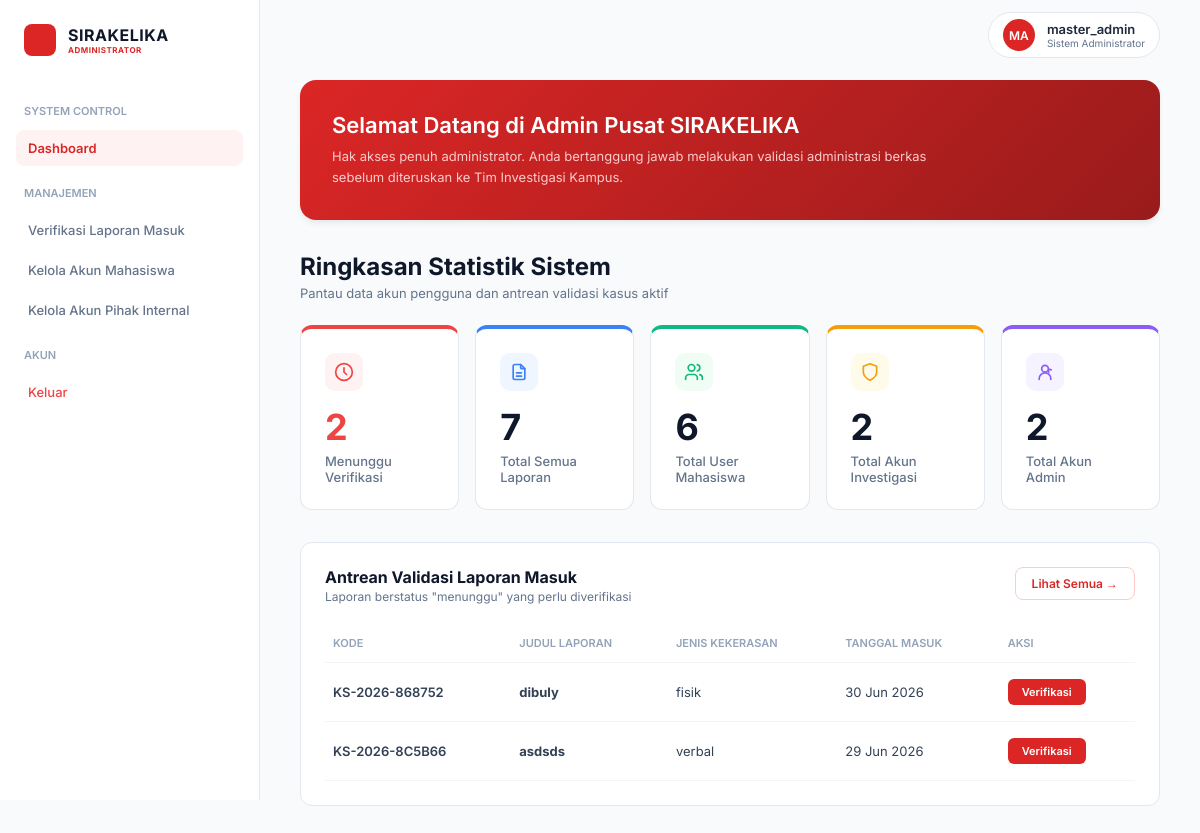
The page /super_admin/dashboard_superadmin.php (signed in) on the database its author committed.
### tables this page shows
CREATE TABLE `laporan` (
  `id_laporan` int(11) NOT NULL,
  `id_user` int(11) DEFAULT NULL,
  `nim` int(150) NOT NULL,
  `judul_laporan` varchar(255) NOT NULL,
  `deskripsi` text NOT NULL,
  `jenis_kekerasan` enum('fisik','verbal','seksual','psikologis','perundungan','lainnya') NOT NULL,
  `jenis_pelaporan` enum('UMUM','KHUSUS') NOT NULL DEFAULT 'UMUM',
  `waktu_kejadian` datetime NOT NULL,
  `lokasi_kejadian` varchar(255) NOT NULL,
  `status_laporan` enum('menunggu','diproses','ditindaklanjuti','selesai','ditolak') DEFAULT 'menunggu',
  `kode_laporan` varchar(20) DEFAULT NULL,
  `tanggal_laporan` timestamp NOT NULL DEFAULT current_timestamp(),
  `updated_at` timestamp NOT NULL DEFAULT current_timestamp() ON UPDATE current_timestamp(),
  `jenis_laporan` varchar(100) DEFAULT 'Umum',
  `rekomendasi_tim` text DEFAULT NULL,
  `arahan_manajemen` text DEFAULT NULL,
  `file_sk` varchar(255) DEFAULT NULL
);

### super_admin/dashboard_superadmin.php (the view, shortened to what this page needs)
<?php
include '../config/conn.php';
$count_mhs   = mysqli_fetch_assoc(mysqli_query($conn, "SELECT COUNT(*) as total FROM users WHERE role='mahasiswa'"))['total'];
$count_tim   = mysqli_fetch_assoc(mysqli_query($conn, "SELECT COUNT(*) as total FROM users WHERE role='investigasi'"))['total'];
$count_lap   = mysqli_fetch_assoc(mysqli_query($conn, "SELECT COUNT(*) as total FROM laporan"))['total'];
$count_verif = mysqli_fetch_assoc(mysqli_query($conn, "SELECT COUNT(*) as total FROM laporan WHERE status_laporan='menunggu'"))['total'];
$count_admin = mysqli_fetch_assoc(mysqli_query($conn, "SELECT COUNT(*) as total FROM users WHERE role='admin'"))['total'];
?>
<!DOCTYPE html>
<html lang="id">
<head>
    <link rel="stylesheet" href="dashboard_superadmin.css">
</head>
<body>
<aside class="sidebar">
    <div class="logo-area">
        <div class="logo-icon"></div>
        <div>
            <h1 class="logo-title">SIRAKELIKA</h1>
            <p class="logo-sub">ADMINISTRATOR</p>
        </div>
    </div>
    <nav class="nav-container">
        <div class="nav-group">SYSTEM CONTROL</div>
        <a href="dashboard_superadmin.php" class="nav-link active">
    <span class="nav-text">Dashboard</span>
</a>
        <div class="nav-group">MANAJEMEN</div>
        <a href="../admin/verifikasi_laporan.php" class="nav-link">
            <span class="nav-text">Verifikasi Laporan Masuk</span>
        </a>
        <a href="../admin/kelola_mahasiswa.php" class="nav-link">
            <span class="nav-text">Kelola Akun Mahasiswa</span>
        </a>
        <a href="../admin/kelola_internal.php" class="nav-link">
            <span class="nav-text">Kelola Akun Pihak Internal</span>
        </a>
        <div class="nav-group">AKUN</div>
        <a href="../auth/logout.php" class="nav-link logout">
            <span class="nav-text">Keluar</span>
        </a>
    </nav>
</aside>
<main class="main-content">
    <header class="topbar">
        <div class="user-profile">
            <div class="avatar"><?php echo strtoupper(substr($_SESSION['admin_name'], 0, 2)); ?></div>
            <div class="user-info">
                <span class="user-name"><?php echo htmlspecialchars($_SESSION['admin_name']); ?></span>
                <span class="user-role">Sistem Administrator</span>
            </div>
        </div>
    </header>
    <section class="welcome-banner-admin">
        <div class="banner-text">
            <h2>Selamat Datang di Admin Pusat SIRAKELIKA</h2>
            <p>Hak akses penuh administrator. Anda bertanggung jawab melakukan validasi administrasi berkas sebelum diteruskan ke Tim Investigasi Kampus.</p>
        </div>
    </section>
    <div class="content-title">
        <h2>Ringkasan Statistik Sistem</h2>
        <p>Pantau data akun pengguna dan antrean validasi kasus aktif</p>
    </div>
    <section class="stats-grid">
        <div class="card" style="border-top:4px solid #ef4444;">
            <div class="card-icon" style="background:#fef2f2;color:#ef4444;">
                <svg width="20" height="20" viewBox="0 0 24 24" fill="none" stroke="currentColor" stroke-width="2" stroke-linecap="round" stroke-linejoin="round"><circle cx="12" cy="12" r="10"/><path d="M12 7v5l3 3"/></svg>
            </div>
            <span class="card-num" style="color:#ef4444;"><?php echo $count_verif; ?></span>
            <span class="card-title">Menunggu Verifikasi</span>
        </div>
        <div class="card" style="border-top:4px solid #3b82f6;">
            <div class="card-icon" style="background:#eff6ff;color:#3b82f6;">
                <svg width="20" height="20" viewBox="0 0 24 24" fill="none" stroke="currentColor" stroke-width="2" stroke-linecap="round" stroke-linejoin="round"><path d="M14 3v4a1 1 0 0 0 1 1h4"/><path d="M17 21H7a2 2 0 0 1-2-2V5a2 2 0 0 1 2-2h7l5 5v11a2 2 0 0 1-2 2Z"/><path d="M9 13h6"/><path d="M9 17h6"/></svg>
            </div>
            <span class="card-num"><?php echo $count_lap; ?></span>
            <span class="card-title">Total Semua Laporan</span>
        </div>
        <div class="card" style="border-top:4px solid #10b981;">
            <div class="card-icon" style="background:#f0fdf4;color:#10b981;">
                <svg width="20" height="20" viewBox="0 0 24 24" fill="none" stroke="currentColor" stroke-width="2" stroke-linecap="round" stroke-linejoin="round"><path d="M16 21v-2a4 4 0 0 0-4-4H6a4 4 0 0 0-4 4v2"/><circle cx="9" cy="7" r="4"/><path d="M22 21v-2a4 4 0 0 0-3-3.87"/><path d="M16 3.13a4 4 0 0 1 0 7.75"/></svg>
            </div>
            <span class="card-num"><?php echo $count_mhs; ?></span>
            <span class="card-title">Total User Mahasiswa</span>
        </div>
        <div class="card" style="border-top:4px solid #f59e0b;">
            <div class="card-icon" style="background:#fffbeb;color:#f59e0b;">
                <svg width="20" height="20" viewBox="0 0 24 24" fill="none" stroke="currentColor" stroke-width="2" stroke-linecap="round" stroke-linejoin="round"><path d="M12 22s8-4 8-10V5l-8-3-8 3v7c0 6 8 10 8 10Z"/></svg>
            </div>
            <span class="card-num"><?php echo $count_tim; ?></span>
            <span class="card-title">Total Akun Investigasi</span>
        </div>
        <div class="card" style="border-top:4px solid #8b5cf6;">
            <div class="card-icon" style="background:#f5f3ff;color:#8b5cf6;">
                <svg width="20" height="20" viewBox="0 0 24 24" fill="none" stroke="currentColor" stroke-width="2" stroke-linecap="round" stroke-linejoin="round"><circle cx="12" cy="8" r="4"/><path d="M5 21v-1a7 7 0 0 1 7-7 7 7 0 0 1 7 7v1"/><path d="M19.4 9.5a2 2 0 1 0-2.83 2.83"/></svg>
            </div>
            <span class="card-num"><?php echo $count_admin; ?></span>
            <span class="card-title">Total Akun Admin</span>
        </div>
    </section>
    <div class="data-grid">
        <div class="table-container">
            <div class="table-header">
                <div>
                    <h3>Antrean Validasi Laporan Masuk</h3>
                    <p>Laporan berstatus "menunggu" yang perlu diverifikasi</p>
                </div>
                <a href="../admin/verifikasi_laporan.php" style="text-decoration:none;">
                    <button class="btn-view-all">Lihat Semua →</button>
                </a>
            </div>
            <table class="data-table">
                <thead>
                    <tr>
                        <th>KODE</th>
                        <th>JUDUL LAPORAN</th>
                        <th>JENIS KEKERASAN</th>
                        <th>TANGGAL MASUK</th>
                        <th>AKSI</th>
                    </tr>
                </thead>
                <tbody>
                <?php
                $q = mysqli_query($conn, "SELECT * FROM laporan WHERE status_laporan='menunggu' ORDER BY tanggal_laporan DESC LIMIT 5");
                if(mysqli_num_rows($q) > 0){
                    while($row = mysqli_fetch_assoc($q)){
                        $kode = $row['kode_laporan'] ?? '#KS-'.$row['id_laporan'];
                        echo "<tr>
                            <td class='id-case'>".htmlspecialchars($kode)."</td>
                            <td><strong>".htmlspecialchars($row['judul_laporan'])."</strong></td>
                            <td>".htmlspecialchars($row['jenis_kekerasan'])."</td>
                            <td>".date('d M Y', strtotime($row['tanggal_laporan']))."</td>
                            <td><button class='btn-verif' onclick=\"location.href='/SIRAKELIKA/admin/verifikasi_laporan.php?id=".$row['id_laporan']."'\">Verifikasi</button></td>
                        </tr>";
                    }
                }
                ?>
                </tbody>
            </table>
        </div>
    </div>
</main>
</body>
</html>

### super_admin/dashboard_superadmin.css (style rules this page uses)
*,*::before,*::after { box-sizing:border-box;margin:0;padding:0 }
* { margin: 0; padding: 0; box-sizing: border-box; font-family: 'Inter', sans-serif; }
body { background-color: #f8fafc; color: #1e293b; display: flex; min-height: 100vh; }
.sidebar { width: 260px; background-color: #ffffff; border-right: 1px solid #e2e8f0; padding: 24px 16px; display: flex; flex-direction: column; position: fixed; height: 100vh; }
.logo-area { display: flex; align-items: center; gap: 12px; margin-bottom: 32px; padding-left: 8px; }
.logo-icon { width: 32px; height: 32px; background-color: #dc2626; border-radius: 8px; }
.logo-title { font-size: 16px; font-weight: 700; color: #0f172a; letter-spacing: 0.5px; }
.logo-sub { font-size: 8px; color: #dc2626; font-weight: 700; letter-spacing: 0.5px; }
.nav-container { display: flex; flex-direction: column; gap: 4px; }
.nav-group { font-size: 11px; font-weight: 600; color: #94a3b8; margin-top: 16px; margin-bottom: 8px; padding-left: 8px; }
.nav-link { display: flex; align-items: center; justify-content: space-between; padding: 10px 12px; color: #64748b; text-decoration: none; font-size: 13px; font-weight: 500; border-radius: 8px; transition: all 0.2s; }
.nav-link.active { background-color: #fef2f2; color: #dc2626; font-weight: 600; }
.nav-link.logout { color: #ef4444; }
.main-content { margin-left: 260px; flex: 1; padding: 0 40px 40px 40px; }
.topbar { height: 70px; display: flex; align-items: center; justify-content: space-between; margin-bottom: 10px; }
.user-profile { display: flex; align-items: center; gap: 12px; border: 1px solid #e2e8f0; padding: 6px 14px; border-radius: 30px; background: #fff; }
.avatar { width: 32px; height: 32px; background-color: #dc2626; color: white; border-radius: 50%; display: flex; align-items: center; justify-content: center; font-size: 12px; font-weight: 600; }
.user-info { display: flex; flex-direction: column; }
.user-name { font-size: 13px; font-weight: 600; }
.user-role { font-size: 10px; color: #64748b; }
.welcome-banner-admin { background: linear-gradient(135deg, #dc2626, #991b1b); border-radius: 16px; padding: 32px; color: white; display: flex; justify-content: space-between; align-items: center; margin-bottom: 32px; box-shadow: 0 4px 6px -1px rgb(0 0 0 / 0.08); }
.banner-text h2 { font-size: 22px; margin-bottom: 8px; font-weight: 600; color: #ffffff; }
.banner-text p { font-size: 13px; max-width: 600px; color: #fecaca; line-height: 1.6; }
.content-title h2 { font-size: 24px; font-weight: 700; color: #0f172a; }
.content-title p { font-size: 13px; color: #64748b; margin-top: 4px; margin-bottom: 24px; }
.stats-grid { display: grid; grid-template-columns: repeat(5, 1fr); gap: 16px; margin-bottom: 32px; }
.card { background: #ffffff; border-radius: 12px; padding: 24px; border: 1px solid #e2e8f0; border-top: 4px solid #cbd5e1; display: flex; flex-direction: column; transition: transform 0.2s, box-shadow 0.2s; }
.card-icon { width: 38px; height: 38px; border-radius: 10px; display: flex; align-items: center; justify-content: center; margin-bottom: 14px; }
.card-num { font-size: 36px; font-weight: 700; color: #0f172a; }
.card-title { font-size: 13px; color: #64748b; font-weight: 500; margin-top: 4px; }
.data-grid { display: flex; gap: 24px; }
.table-container { background: #ffffff; border-radius: 12px; border: 1px solid #e2e8f0; padding: 24px; flex: 1; }
.table-header { display: flex; justify-content: space-between; align-items: flex-start; margin-bottom: 20px; }
.table-header h3 { font-size: 16px; font-weight: 700; color: #0f172a; }
.table-header p { font-size: 12px; color: #64748b; margin-top: 2px; }
.data-table { width: 100%; border-collapse: collapse; text-align: left; }
.data-table th { font-size: 11px; color: #94a3b8; font-weight: 600; padding: 12px 8px; border-bottom: 1px solid #f1f5f9; }
.data-table td { font-size: 13px; padding: 16px 8px; border-bottom: 1px solid #f1f5f9; color: #334155; }
.id-case { color: #dc2626; font-weight: 600; }
.btn-verif { background-color: #dc2626; color: white; border: none; padding: 6px 14px; border-radius: 6px; font-size: 11px; cursor: pointer; font-weight: 600; transition: background-color 0.2s; }
.btn-view-all { background-color: #ffffff; color: #dc2626; border: 1px solid #fecaca; padding: 8px 16px; border-radius: 8px; font-size: 12px; font-weight: 600; cursor: pointer; white-space: nowrap; transition: all 0.2s; }

### rows shown on the page
laporan: kode_laporan "KS-2026-868752", judul_laporan "dibuly", jenis_kekerasan "fisik", tanggal_laporan "30 Jun 2026"
laporan: kode_laporan "KS-2026-8C5B66", judul_laporan "asdsds", jenis_kekerasan "verbal", tanggal_laporan "29 Jun 2026"

### other values the page prints
substr($_SESSION['admin_name'], 0, 2) "MA"
$_SESSION['admin_name'] "master_admin"
$count_verif "2"
$count_lap "7"
$count_mhs "6"
$count_tim "2"
$count_admin "2"
